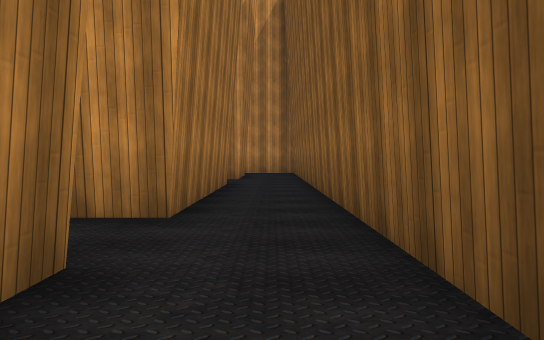
View 1 (above)

22 first-person views from a walk through a Unity game level. The camera is 1.2 m above the floor, tilts 2° down and sees 75° across. The floor is counted in squares, 2 m on a side. Each view is taken from the middle of a square. On the plan, view 1 faces up. The plan holds only what a view shows up to about 10 squares ahead; the rest is blank. The player is left out. Some surface patterns are stand-ins.

View 2
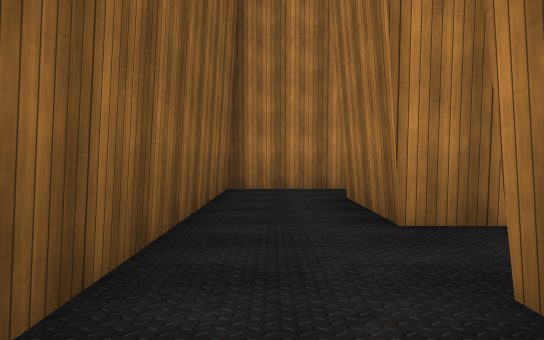

View 3
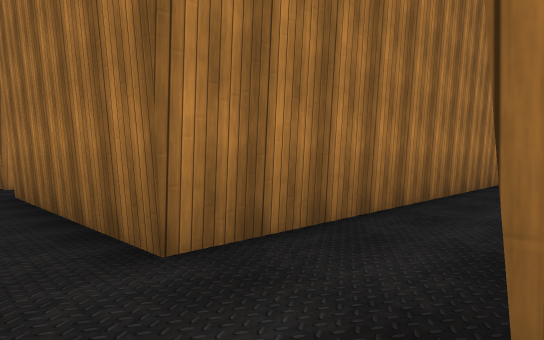

View 4
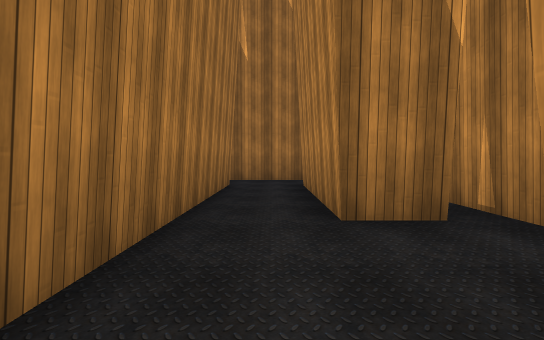

View 5
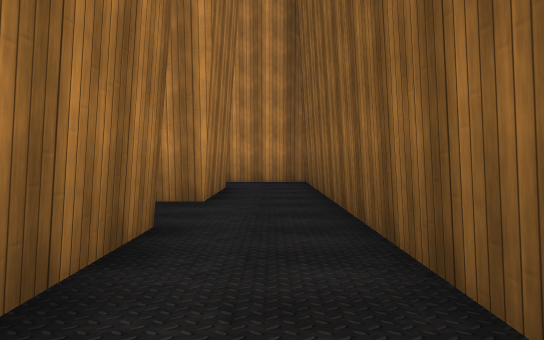

View 6
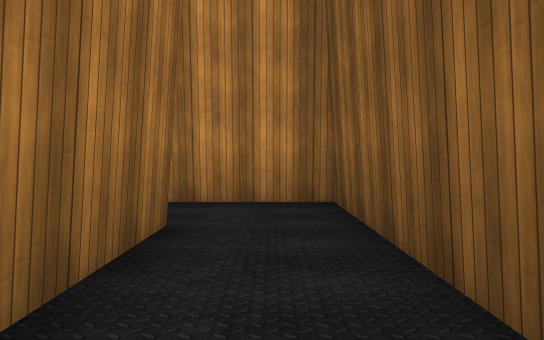

View 7
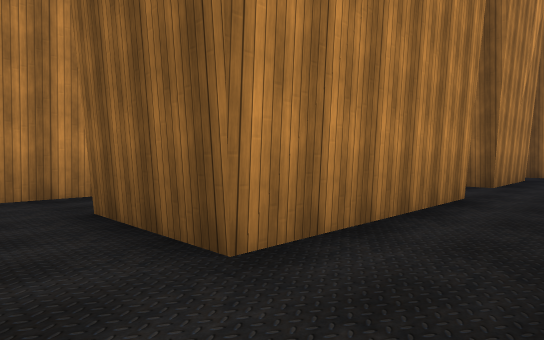

View 8
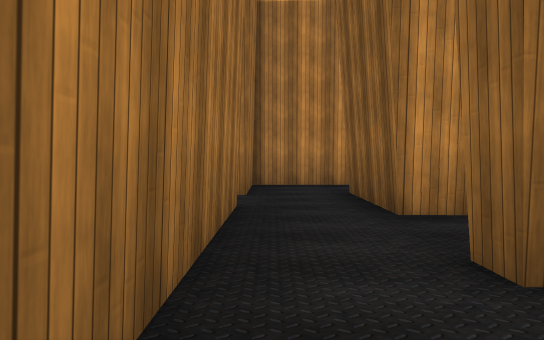

View 9
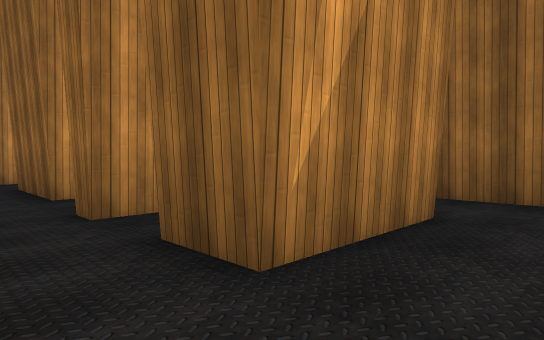

View 10
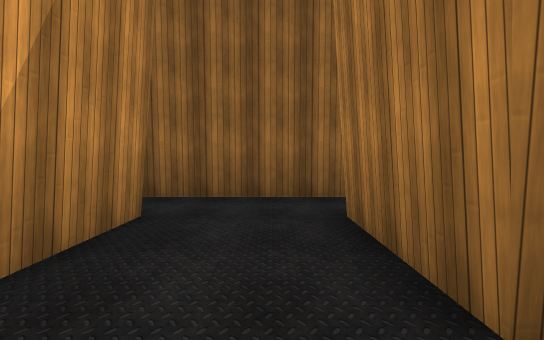

View 11
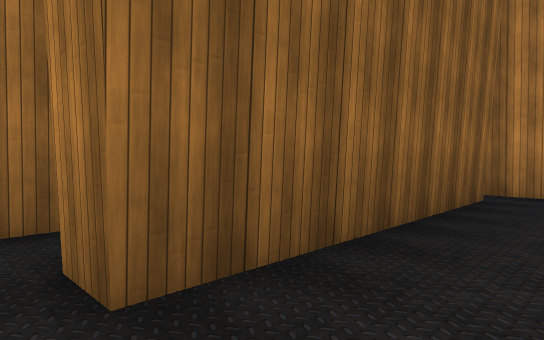

View 12
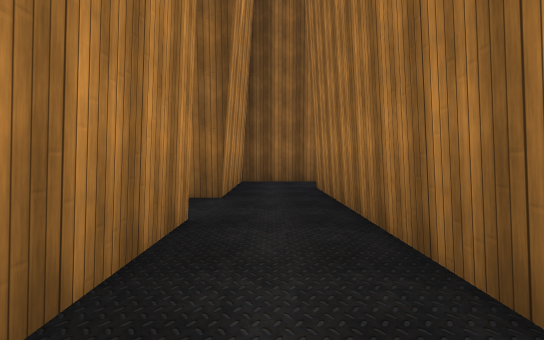

View 13
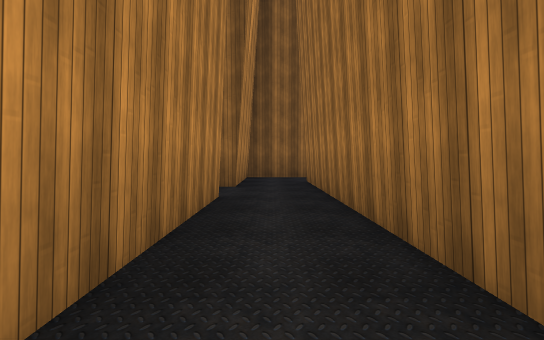

View 14
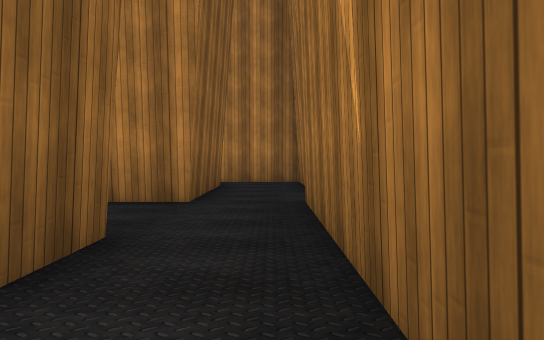

View 15
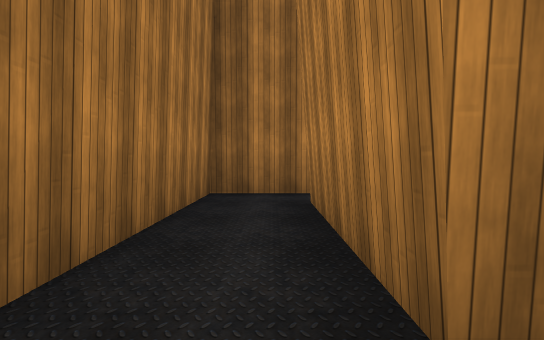

View 16
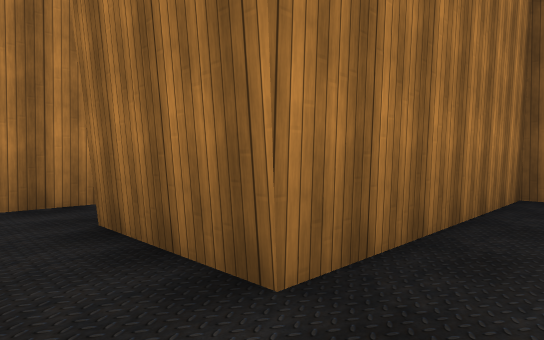

View 17
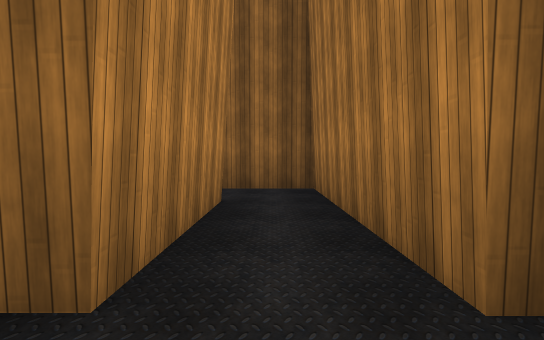

View 18
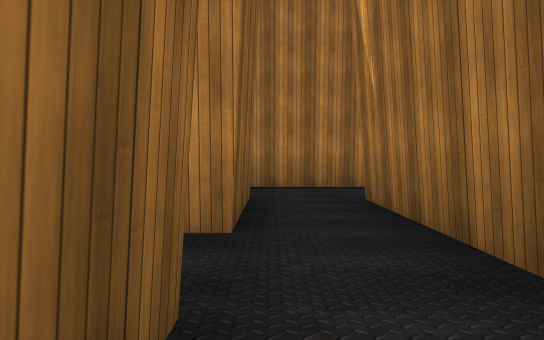

View 19
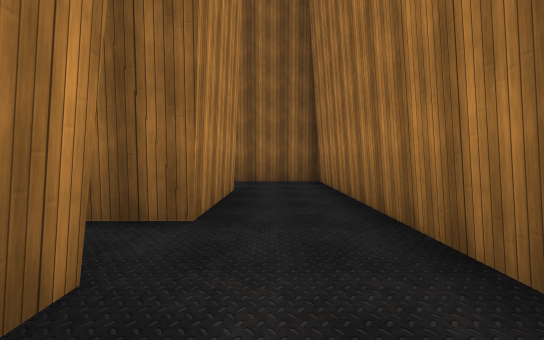

View 20
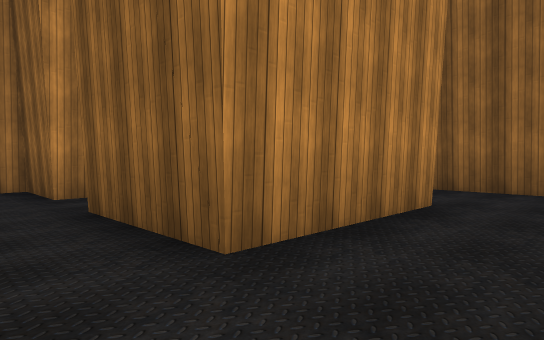

View 21
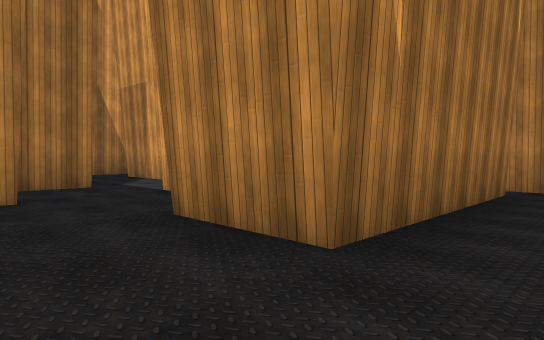

View 22
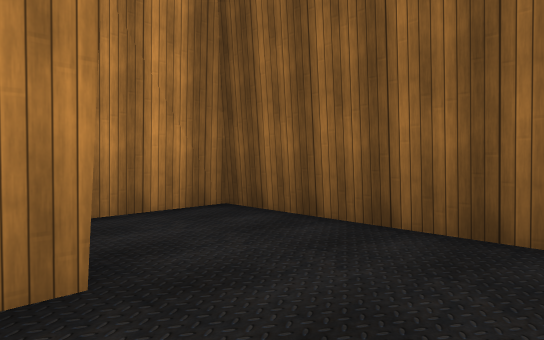

### Floor plan
Points are (right, up) in squares from view 1. A wall is a line through its corners. A room is listed if a view was taken in it or the views show most of it. See-through windows are left out.
Room 1 (views 1, 15, 16)
walls: (-1, 1.9) (-1, -0.3); (-0.5, -1.8) (0.8, -1.8) (0.8, 3.4)
ways out: opening at (0, 4) to room 2; opening at (0, -1) to room 7; opening at (-2, 3) to room 9
Room 2 (views 2, 3, 4, 5, 6, 7, 14)
walls: (-6.3, 9.6) (-10.7, 9.7); (-1, 12.1) (-1, 9.8) (-4, 9.8); (-10.7, 7.6) (-10.7, 8.1) (-1, 8.1) (-1, 3.5); (0.8, 3.4) (0.8, 13.8) (-0.4, 13.8); (-12.4, 9.4) (-12.4, 7.5)
low walls: (-6.3, 9.8) (-7.4, 9.8); (-7.5, 9.8) (-8.4, 9.8); (-8.5, 9.8) (-9.4, 9.8); (-9.9, 9.8) (-10.7, 9.8)
ways out: opening at (0, 4) to room 1; opening at (-11.5, 8) to room 3; opening at (-1.5, 13) to room 6; opening at (-5.5, 10) to room 10; opening at (-11.5, 10) to room 11
Room 3 (view 8)
walls: (-10.1, 7.6) (-10.7, 7.6); (-12.4, 7.5) (-12.4, 5.5); (-10.7, 5.3) (-10.7, 6.5)
ways out: opening at (-11.5, 8) to room 2; opening at (-11.5, 6) to room 4; opening at (-9.5, 7) to room 5
Room 4 (views 9, 10)
walls: (-12.4, 5.5) (-12.4, 3.1); (-8.2, 5.3) (-10.7, 5.3); (-10.9, 0.4) (-10.9, 3.3) (-8.4, 3.3); (-10.7, 0.2) (-10.7, 3.4)
ways out: opening at (-11.5, 6) to room 3; opening at (-12, 1); opening at (-9.5, 4.5)
Room 5 (view 11)
walls: (-6.6, 5.5) (-6.6, 6.5) (-5.9, 6.5)
ways out: opening at (-9.5, 7) to room 3; opening at (-6, 7) to room 9; opening at (-7.5, 6)
Room 6 (views 12, 13)
walls: (-8.8, 12.1) (-1, 12.1); (-4.5, 13.8) (-12.4, 13.8) (-12.4, 11.6); (-0.4, 13.8) (-2.8, 13.8)
ways out: opening at (-1.5, 13) to room 2; opening at (-11.5, 12) to room 11; opening at (-3.5, 14)
Room 7 (views 17, 18, 20, 21, 22)
walls: (-6.9, -6.2) (0.8, -6.2) (0.8, -4.5); (-6.3, 0.6) (-6.3, -4.3); (-1.4, -4.3) (-4.7, -4.3) (-4.7, -1.8) (-0.5, -1.8); (-1, -0.3) (-4.7, -0.3) (-4.7, 1.4) (-6.6, 1.4)
ways out: opening at (0, -1) to room 1; opening at (-7.5, -5.5) to room 8; opening at (-0.5, -4) to room 12; opening at (-7, 1)
Room 8 (view 19)
walls: (-12.4, -3.4) (-12.5, -4.8); (-10.7, -2.8) (-11.2, -2.8); (-13.9, -1.3) (-14.5, -1.3); (-6.3, -4.3) (-8.5, -4.2)
ways out: opening at (-7.5, -5.5) to room 7
Room 9 (no view inside)
walls: (-5.9, 3.8) (-5.9, 2) (-1, 1.9); (-4.7, 6.1) (-4.7, 6.6); (-1, 3.5) (-4.9, 3.5)
ways out: opening at (-2, 3) to room 1; opening at (-6, 7) to room 5
Room 10 (no view inside)
walls: (-6.3, 10.8) (-6.3, 9.8); (-6, 11.4) (-7.8, 11.4); (-4, 9.8) (-4, 10.4)
ways out: opening at (-5.5, 10) to room 2
Room 11 (no view inside)
walls: (-12.4, 10.4) (-12.4, 9.4); (-10.7, 9.8) (-10.7, 12.1)
ways out: opening at (-11.5, 10) to room 2; opening at (-11.5, 12) to room 6
Room 12 (no view inside)
walls: (0.8, -4.5) (0.8, -2.3) (-0.8, -2.3)
ways out: opening at (-0.5, -4) to room 7

Where each view was taken, in squares from view 1:
view 1: 0 up, 0 right, facing up
view 2: 5 up, 0 right, facing down
view 3: 10 up, 0 right, facing down-left
view 4: 9 up, 3 left, facing left
view 5: 5 up, 0 right, facing up
view 6: 9 up, 0 right, facing up
view 7: 8 up, 12 left, facing up-right
view 8: 6 up, 12 left, facing up
view 9: 4 up, 12 left, facing up-right
view 10: 4 up, 12 left, facing right
view 11: 7 up, 8 left, facing down-right
view 12: 13 up, 8 left, facing right
view 13: 13 up, 10 left, facing right
view 14: 8 up, 12 left, facing down
view 15: 3 up, 0 right, facing left
view 16: 3 up, 0 right, facing down-left
view 17: 1 down, 6 left, facing right
view 18: 1 up, 5 left, facing down
view 19: 5 down, 8 left, facing right
view 20: 6 down, 6 left, facing up-right
view 21: 6 down, 5 left, facing up-left
view 22: 6 down, 2 left, facing up-right
